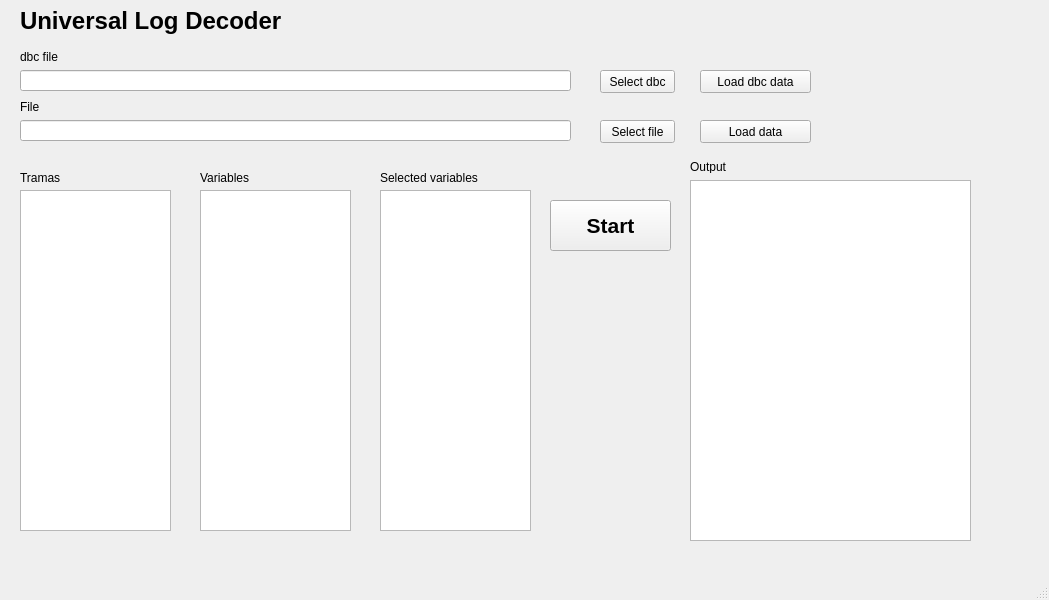
<?xml version="1.0" encoding="UTF-8"?>
<ui version="4.0">
 <class>MainWindow</class>
 <widget class="QMainWindow" name="MainWindow">
  <property name="geometry">
   <rect>
    <x>0</x>
    <y>0</y>
    <width>1049</width>
    <height>600</height>
   </rect>
  </property>
  <property name="windowTitle">
   <string>MainWindow</string>
  </property>
  <widget class="QWidget" name="centralwidget">
   <widget class="QLabel" name="label">
    <property name="geometry">
     <rect>
      <x>20</x>
      <y>50</y>
      <width>47</width>
      <height>13</height>
     </rect>
    </property>
    <property name="text">
     <string>dbc file</string>
    </property>
   </widget>
   <widget class="QLabel" name="label_2">
    <property name="geometry">
     <rect>
      <x>20</x>
      <y>100</y>
      <width>47</width>
      <height>13</height>
     </rect>
    </property>
    <property name="text">
     <string>File</string>
    </property>
   </widget>
   <widget class="QLineEdit" name="lineEdit_1">
    <property name="geometry">
     <rect>
      <x>20</x>
      <y>70</y>
      <width>551</width>
      <height>21</height>
     </rect>
    </property>
    <property name="readOnly">
     <bool>true</bool>
    </property>
   </widget>
   <widget class="QLineEdit" name="lineEdit_2">
    <property name="geometry">
     <rect>
      <x>20</x>
      <y>120</y>
      <width>551</width>
      <height>21</height>
     </rect>
    </property>
    <property name="readOnly">
     <bool>true</bool>
    </property>
   </widget>
   <widget class="QPushButton" name="pushButton_1">
    <property name="geometry">
     <rect>
      <x>600</x>
      <y>70</y>
      <width>75</width>
      <height>23</height>
     </rect>
    </property>
    <property name="text">
     <string>Select dbc</string>
    </property>
   </widget>
   <widget class="QPushButton" name="pushButton_2">
    <property name="geometry">
     <rect>
      <x>600</x>
      <y>120</y>
      <width>75</width>
      <height>23</height>
     </rect>
    </property>
    <property name="text">
     <string>Select file</string>
    </property>
   </widget>
   <widget class="QLabel" name="label_3">
    <property name="geometry">
     <rect>
      <x>20</x>
      <y>5</y>
      <width>511</width>
      <height>31</height>
     </rect>
    </property>
    <property name="font">
     <font>
      <pointsize>18</pointsize>
      <weight>75</weight>
      <bold>true</bold>
     </font>
    </property>
    <property name="lineWidth">
     <number>1</number>
    </property>
    <property name="text">
     <string>Universal Log Decoder</string>
    </property>
   </widget>
   <widget class="QPlainTextEdit" name="plainTextEdit">
    <property name="geometry">
     <rect>
      <x>690</x>
      <y>180</y>
      <width>281</width>
      <height>361</height>
     </rect>
    </property>
    <property name="plainText">
     <string/>
    </property>
   </widget>
   <widget class="QLabel" name="label_4">
    <property name="geometry">
     <rect>
      <x>690</x>
      <y>160</y>
      <width>47</width>
      <height>13</height>
     </rect>
    </property>
    <property name="text">
     <string>Output</string>
    </property>
   </widget>
   <widget class="QPushButton" name="startButton">
    <property name="geometry">
     <rect>
      <x>550</x>
      <y>200</y>
      <width>121</width>
      <height>51</height>
     </rect>
    </property>
    <property name="font">
     <font>
      <pointsize>16</pointsize>
      <weight>75</weight>
      <bold>true</bold>
     </font>
    </property>
    <property name="text">
     <string>Start</string>
    </property>
   </widget>
   <widget class="QLabel" name="label_5">
    <property name="geometry">
     <rect>
      <x>20</x>
      <y>170</y>
      <width>141</width>
      <height>16</height>
     </rect>
    </property>
    <property name="text">
     <string>Tramas</string>
    </property>
   </widget>
   <widget class="QLabel" name="label_6">
    <property name="geometry">
     <rect>
      <x>200</x>
      <y>170</y>
      <width>141</width>
      <height>16</height>
     </rect>
    </property>
    <property name="text">
     <string>Variables</string>
    </property>
   </widget>
   <widget class="QPushButton" name="load_dbc">
    <property name="geometry">
     <rect>
      <x>700</x>
      <y>70</y>
      <width>111</width>
      <height>23</height>
     </rect>
    </property>
    <property name="text">
     <string>Load dbc data</string>
    </property>
   </widget>
   <widget class="QLabel" name="label_7">
    <property name="geometry">
     <rect>
      <x>380</x>
      <y>170</y>
      <width>141</width>
      <height>16</height>
     </rect>
    </property>
    <property name="text">
     <string>Selected variables</string>
    </property>
   </widget>
   <widget class="QListWidget" name="trama_listWidget">
    <property name="geometry">
     <rect>
      <x>20</x>
      <y>190</y>
      <width>151</width>
      <height>341</height>
     </rect>
    </property>
   </widget>
   <widget class="QListWidget" name="variables_listWidget">
    <property name="geometry">
     <rect>
      <x>200</x>
      <y>190</y>
      <width>151</width>
      <height>341</height>
     </rect>
    </property>
   </widget>
   <widget class="QListWidget" name="selectedVariables_listWidget">
    <property name="geometry">
     <rect>
      <x>380</x>
      <y>190</y>
      <width>151</width>
      <height>341</height>
     </rect>
    </property>
   </widget>
   <widget class="QPushButton" name="load_data">
    <property name="geometry">
     <rect>
      <x>700</x>
      <y>120</y>
      <width>111</width>
      <height>23</height>
     </rect>
    </property>
    <property name="text">
     <string>Load data</string>
    </property>
   </widget>
  </widget>
  <widget class="QMenuBar" name="menubar">
   <property name="geometry">
    <rect>
     <x>0</x>
     <y>0</y>
     <width>1049</width>
     <height>21</height>
    </rect>
   </property>
  </widget>
  <widget class="QStatusBar" name="statusbar"/>
 </widget>
 <resources/>
 <connections/>
</ui>
